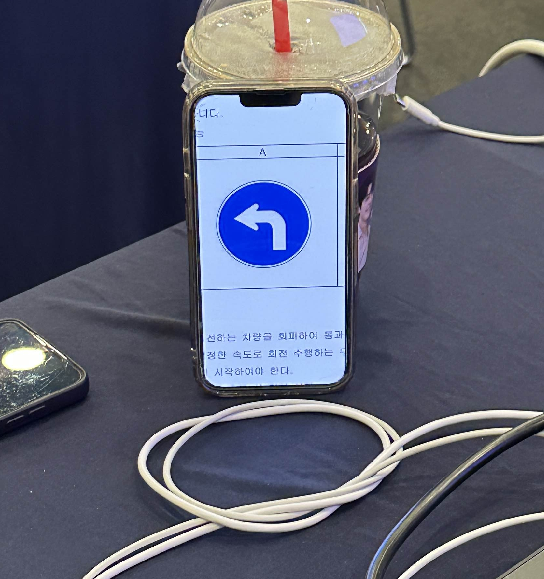
#> input picture src/perception_node/src/ab_sign/img_test3.png, 544 x 579 px, found by its file name
$ python traffic_sign_debugging.py
#> lines starting #> are read from the running program, lines starting #| are printed output that depends on the picture; after the words box and inside, x2 and y2 are one past the last pixel; in counts of white or black regions, pixels touching at a corner belong together
#!/usr/bin/env python3
# -*- coding: utf-8 -*-
"""
traffic_sign_debugging.py
  - YOLO로 바운딩 박스를 얻은 뒤, 박스 영역을 이진화하여
    상단 절반의 좌/우 흰색 픽셀 수를 비교해 LEFT/RIGHT를 판단.
  - ORB/SIFT 매칭 없이 단순 픽셀 카운트로 동작.
"""
import os
import cv2
import numpy as np

try:
    from ultralytics import YOLO
except ImportError:
    YOLO = None

# simple blue filter (HSV)
BLUE_LOWER = (100, 80, 50)
BLUE_UPPER = (140, 255, 255)
BLUE_RATIO_MIN = 0.02  # 최소 파란색 비율(2%) 미만이면 스킵

def load_bgr(path):
    if not os.path.exists(path):
        raise IOError("file not found: {}".format(path))
    img = cv2.imread(path, cv2.IMREAD_COLOR)
#> img is the input picture: shape (579, 544, 3); mean B, G, R 114.5, 96.3, 92.4
    if img is None:
        raise IOError("failed to read image: {}".format(path))
    return img


def main():
    base = "/root/autorace_kkk_ws/src/perception_node/src/ab_sign"
    real_path = os.path.join(base, "img_test3.png")

    real_bgr = load_bgr(real_path)
    real_gray_full = cv2.cvtColor(real_bgr, cv2.COLOR_BGR2GRAY)
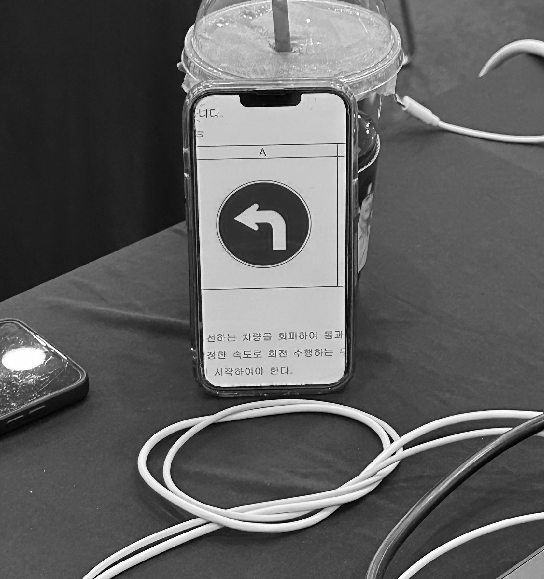
#> real_gray_full: shape (579, 544); min 0, max 255, mean 97.1

    # YOLO crop settings
    yolo_model_path = os.path.join(base, "best_crop.pt")
    yolo_conf = 0.25
    crop_margin = 12

    crops = []
    if YOLO is not None and os.path.exists(yolo_model_path):
        try:
            model = YOLO(yolo_model_path)
            results = model(real_bgr, verbose=False, conf=yolo_conf)
            h, w = real_gray_full.shape[:2]
            for res in results:
                if not hasattr(res, "boxes") or res.boxes is None:
                    continue
                names = res.names if hasattr(res, "names") else {}
                for i, box in enumerate(res.boxes.xyxy.cpu().numpy()):
                    cls_id = int(res.boxes.cls[i].item()) if res.boxes.cls is not None else -1
                    cls_name = names.get(cls_id, str(cls_id))
                    x1, y1, x2, y2 = box
                    x1 = int(max(0, x1 - crop_margin))
                    y1 = int(max(0, y1 - crop_margin))
                    x2 = int(min(w - 1, x2 + crop_margin))
                    y2 = int(min(h - 1, y2 + crop_margin))
                    if x2 <= x1 or y2 <= y1:
                        continue
                    roi_bgr = real_bgr[y1:y2, x1:x2].copy()
                    hsv = cv2.cvtColor(roi_bgr, cv2.COLOR_BGR2HSV)
                    mask_blue = cv2.inRange(hsv, BLUE_LOWER, BLUE_UPPER)
                    blue_ratio = float(cv2.countNonZero(mask_blue)) / float(max(mask_blue.size, 1))
                    if blue_ratio < BLUE_RATIO_MIN:
                        print(f"Skip box {cls_name} due to low blue ratio ({blue_ratio:.3f})")
                        continue
                    roi_gray = cv2.cvtColor(roi_bgr, cv2.COLOR_BGR2GRAY)
                    crops.append((roi_gray, (x1, y1), (x2, y2), cls_name))
                    cv2.rectangle(real_bgr, (x1, y1), (x2, y2), (255, 0, 0), 2)
                    label = f"{cls_name} B{blue_ratio:.2f}"
                    cv2.putText(real_bgr, label, (x1, max(y1 - 5, 15)),
                                cv2.FONT_HERSHEY_SIMPLEX, 0.7, (255, 0, 0), 2)
            if not crops:
                print("YOLO found no boxes; no crops to run ORB on.")
        except Exception as e:
            print("YOLO inference failed, fallback to full frame:", e)
    else:
        if YOLO is None:
            print("ultralytics not installed; skipping YOLO crop.")
        else:
            print("YOLO model not found at:", yolo_model_path)

    if not crops:
        cv2.putText(real_bgr, "NO YOLO BOX", (10, 30), cv2.FONT_HERSHEY_SIMPLEX,
                    0.8, (0, 0, 255), 2)
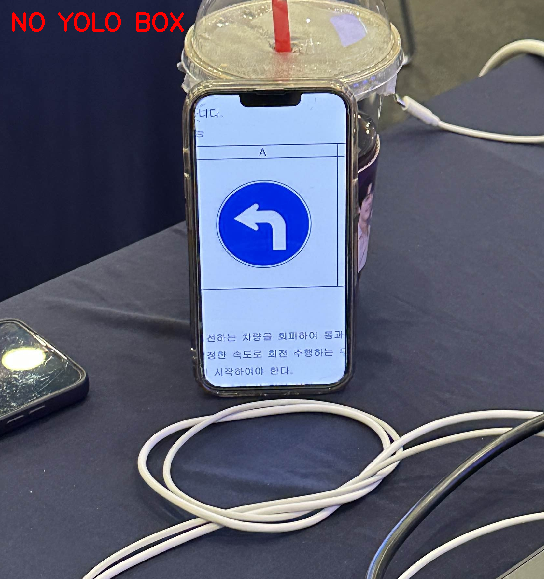
#> real_bgr: shape (579, 544, 3); 0.38% of pixels changed, all inside (x1, y1, x2, y2) = (12, 12, 184, 32)
    else:
        for crop_gray, (ox, oy), (x2, y2), cls_name in crops:
            # 이진화 (Otsu)
            _, bin_roi = cv2.threshold(crop_gray, 0, 255,
                                       cv2.THRESH_BINARY + cv2.THRESH_OTSU)
            h_roi, w_roi = bin_roi.shape[:2]
            top = bin_roi[:max(1, h_roi // 2), :]
            mid = w_roi // 2
            left_count = cv2.countNonZero(top[:, :mid])
            right_count = cv2.countNonZero(top[:, mid:])
            decision = "LEFT" if left_count > right_count else "RIGHT"
            print(f"ROI ({ox},{oy})-({x2},{y2}) cls={cls_name} left={left_count} right={right_count} -> {decision}")
            info = f"{decision} L:{left_count} R:{right_count} cls:{cls_name}"
            cv2.putText(real_bgr, info, (ox, max(oy - 10, 20)),
                        cv2.FONT_HERSHEY_SIMPLEX, 0.6, (0, 255, 0), 2)

    # Resize display-only window to keep it small on screen
    disp = real_bgr
    max_w, max_h = 900, 700
    h, w = disp.shape[:2]
#> h = 579; w = 544
    scale = min(max_w / float(w), max_h / float(h), 1.0)
#> scale = 1
    if scale < 1.0:
        disp = cv2.resize(disp, (int(w * scale), int(h * scale)), interpolation=cv2.INTER_AREA)

    cv2.namedWindow("real", cv2.WINDOW_NORMAL)
    cv2.imshow("real", disp)

    # Graceful exit: press ESC/q or close window
    while True:
        key = cv2.waitKey(30) & 0xFF
#> (key q is pressed here)
        if key in (27, ord("q"), ord("Q")):
            break
        # If windows are closed manually, exit loop
        if cv2.getWindowProperty("real", cv2.WND_PROP_VISIBLE) < 1:
            break

    cv2.destroyAllWindows()


if __name__ == "__main__":
    main()
